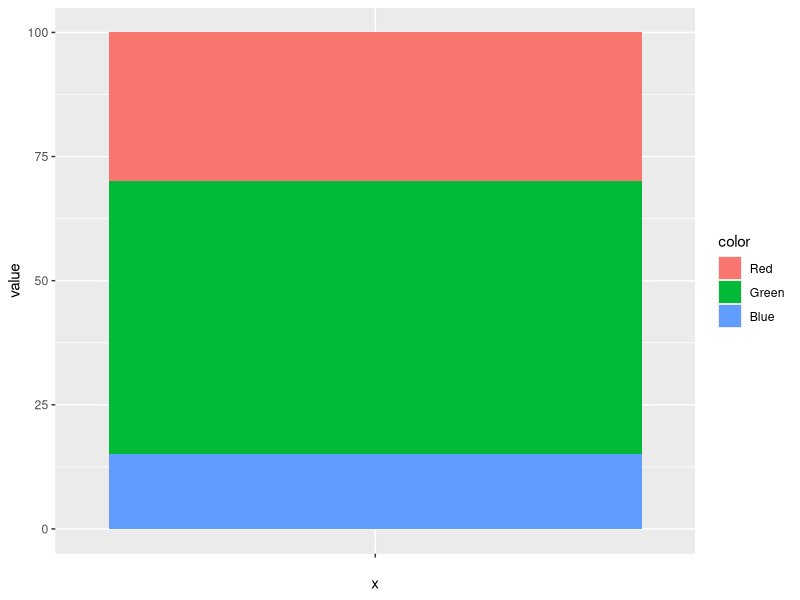
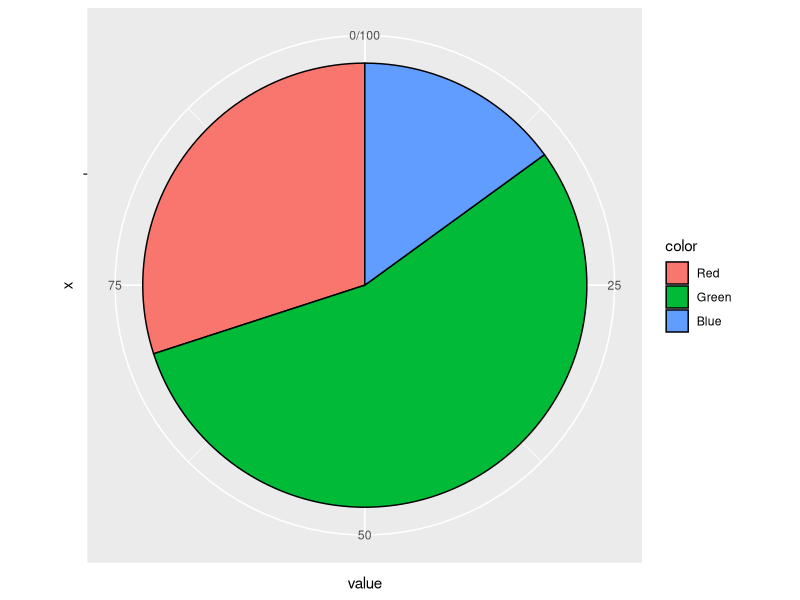
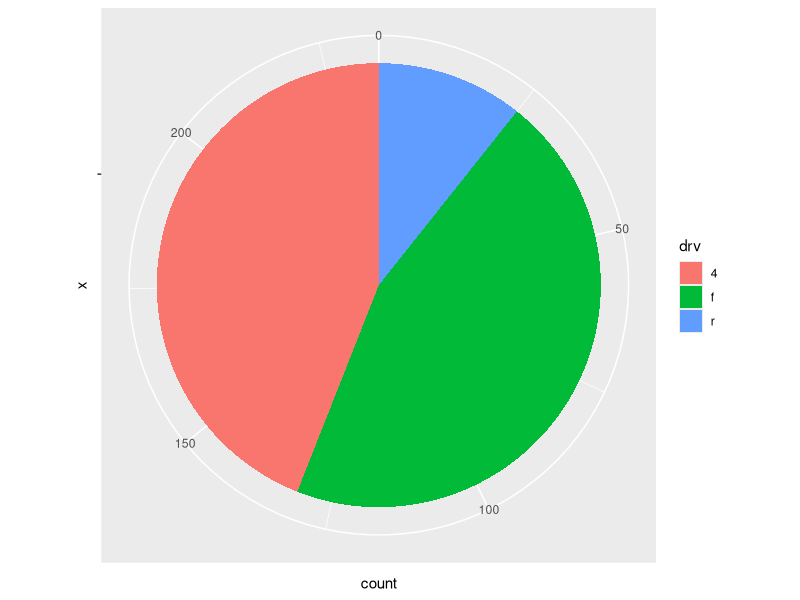
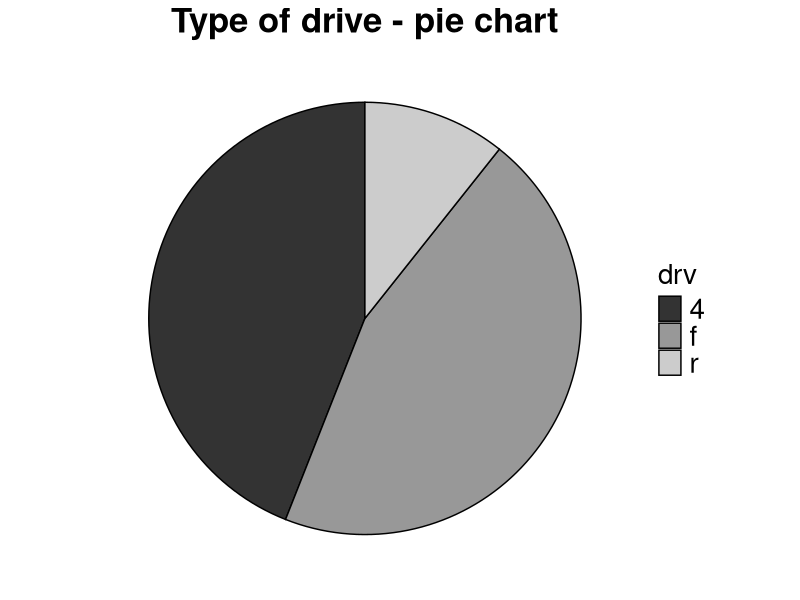

Here is the R script that generated these plots, in order: (Note: this script raises an error after producing the figures.)
# ggplot2 for stamdard plots and beyond

rm(list = ls())
graphics.off()

# Libraries
library(dplyr)
library(tidyr)
library(ggplot2)
library(cowplot)


# pie chart

# create some data
df <- data.frame(color = c("Red", "Green", "Blue"), value = c(30,55,15))
df <- df %>% mutate(color = factor(color, levels = c("Red", "Green", "Blue")))
print(df)

# first let's create barplot
df %>% 
  ggplot(aes(x = "", y = value, fill = color)) +
  geom_bar(width = 1, stat = "identity")

# for pie chart use barplot with polar coordinates
df %>% 
  ggplot(aes(x = "", y = value, fill = color)) +
  geom_bar(width = 1, stat = "identity", color = "black") +
  coord_polar(theta = "y", start = 0)

# create pie chart from factor variable
mpg %>% 
  ggplot(aes(x = "", fill = drv)) +
  geom_bar(width = 1) +
  coord_polar(theta = "y", start = 0)

# final pie chart for export
mpg %>% 
  ggplot(aes(x = "", fill = drv)) +
  geom_bar(width = 1, color = "black") +
  coord_polar(theta = "y", start = 0) +
  scale_fill_grey() +
  ggtitle("Type of drive - pie chart") +
  theme_minimal() +
  theme(axis.title.x = element_blank(),
        axis.title.y = element_blank(),
        plot.title = element_text(size = 25, face = "bold", hjust = 0.5),
        panel.border = element_blank(),
        panel.grid = element_blank(),
        axis.ticks = element_blank(),
        axis.text.x = element_blank(),
        legend.title = element_text(size = 20),
        legend.text = element_text(size = 20))

ggsave(filename = "./figure/07_piechart_drv_cars.png", 
       plot = last_plot(),
       units = "cm", width = 29.7, height = 21, dpi = 600) 


# donut chart

# data
data <- data.frame(class = c("A", "B", "C"),
                   size = c(20, 50, 30))

# calculate percentage and borders
data <- data %>% 
  mutate(fraction = size / sum(size),
         ymax = cumsum(fraction),
         ymin = ymax - fraction)

# create donut chart
data %>% 
  ggplot(aes(ymax = ymax, 
             ymin = ymin, 
             xmax = 3, 
             xmin = 2, 
             fill = class)) +
  geom_rect() +
  coord_polar(theta = "y") +
  xlim(c(1,3))


# a little bit of customization
data <- data %>% # compute labels and labels position
  mutate(label_position = (ymin + ymax) / 2,
         label = paste0(class, "\n size: ", size))
  
data %>% 
  ggplot(aes(ymax = ymax, 
             ymin = ymin, 
             xmax = 3, 
             xmin = 2, 
             fill = class)) +
  geom_rect(color = "black") +
  geom_label(x = 2.5, aes(y = label_position, label = label), size = 6) +
  coord_polar(theta = "y") +
  scale_fill_viridis_d(option = "viridis") +
  xlim(c(1,3)) +
  theme_void() +
  theme(legend.position = "none")
  

# final donut chart for export
data %>% 
  ggplot(aes(ymax = ymax, 
             ymin = ymin, 
             xmax = 3, 
             xmin = 2, 
             fill = class)) +
  geom_rect(color = "black") +
  geom_text(x = 1.2, aes(y = label_position, label = label, color = class), size = 6) +
  coord_polar(theta = "y") +
  scale_fill_brewer(palette = 3) +
  scale_color_brewer(palette = 3) +
  ggtitle("Classes count - donut chart") +
  xlim(c(-0.5,3)) +
  theme_void() +
  theme(legend.position = "none",
        plot.title = element_text(size = 25, face = "bold", hjust = 0.5))

ggsave(filename = "./figure/07_donut_classes.png", 
       plot = last_plot(),
       units = "cm", width = 29.7, height = 21, dpi = 600) 


# time series visualization (line chart)

# data (ggplot2 dataset)
df <- ggplot2::economics

# visualize unemployment
df %>% 
  ggplot(aes(x = date, y = unemploy)) +
  geom_line()

# change labels for date
df %>% 
  ggplot(aes(x = date, y = unemploy)) +
  geom_line() +
  # scale_x_date(date_breaks = "year")
  # scale_x_date(date_breaks = "5 years")
  # scale_x_date(date_breaks = "10 years")
  # scale_x_date(date_breaks = "month")
  # scale_x_date(date_breaks = "10 years", date_labels = "%Y") # show only year
  scale_x_date(date_breaks = "5 years", date_labels = "%Y") # show only year

# different line styles
df %>% 
  ggplot(aes(x = date, y = unemploy)) +
  # geom_line(linetype = "dashed") 
  # geom_line(linetype = "dotdash")
  # geom_line(linetype = "longdash")
  geom_line(size = 2, color = "red")


# multiple lines

# long format data
df.long <- df %>% 
  select(-pce, -pop) %>% 
  tidyr::pivot_longer(cols = colnames(df)[4:ncol(df)], 
                      names_to = "indicator", 
                      values_to = "value")  

df.long %>% 
  ggplot(aes(x = date, y = value, 
             group = indicator, color = indicator)) +
  geom_line() +
  scale_y_log10()

# final line plot for export
df.long %>% 
  ggplot(aes(x = date, y = value, 
             group = indicator, color = indicator)) +
  geom_line(size = 1.2) +
  scale_x_date(date_breaks = "5 years", date_labels = "%Y") +
  scale_y_log10() +
  xlab("Month") +
  ylab("Value") +
  ggtitle("Economic indicators - line plot") +
  theme(axis.text = element_text(size = 16),
        axis.title = element_text(size = 20),
        plot.title = element_text(size = 25, face = "bold"),
        legend.title = element_text(size = 20),
        legend.text = element_text(size = 16),
        panel.border = element_rect(color = "black", fill = NA, size = 1.5))

ggsave(filename = "./figure/07_lineplot_economics.png", 
       plot = last_plot(),
       units = "cm", width = 29.7, height = 21, dpi = 600) 



# word cloud

# library: ggwordcloud  (have to install and load)

# create word cloud for car manufacturers from the cars dataset
data <- mpg %>% 
  group_by(manufacturer) %>% 
  count()

# create word cloud
set.seed(135) #randomness in positioning labels in the cloud

data %>% 
  ggplot(aes(label = manufacturer)) +
  geom_text_wordcloud() +
  theme_minimal()


# add text size - number of cars
data %>% 
  ggplot(aes(label = manufacturer, size = n)) +
  geom_text_wordcloud() +
  theme_minimal()

# determine max text size 
data %>% 
  ggplot(aes(label = manufacturer, size = n)) +
  geom_text_wordcloud() +
  scale_size_area(max_size = 20) +
  theme_minimal()

# text area
data %>% 
  ggplot(aes(label = manufacturer, size = n)) +
  #geom_text_wordcloud(area_corr = T) +
  geom_text_wordcloud(area_corr_power = 1) +
  scale_size_area(max_size = 25) +
  theme_minimal()

# rotate words
data <- data %>% 
  mutate(angle = 90 * sample(c(0,1), n(), replace = T, prob = c(0.7, 0.3))) %>% 
  mutate(angle1 = 45 * sample(c(-2:2), n(), replace = T, prob = c(1,1,4,1,1)))

data %>% 
  # ggplot(aes(label = manufacturer, size = n, angle = angle)) +
  ggplot(aes(label = manufacturer, size = n, angle = angle1)) +
  geom_text_wordcloud() +
  scale_size_area(max_size = 20) +
  theme_minimal()


# final word cloud for export
data %>% 
  ggplot(aes(label = manufacturer, 
             size = n, 
             angle = angle1,
             color = manufacturer)) +
  geom_text_wordcloud() +
  scale_size_area(max_size = 30) +
  scale_color_viridis_d(option = "magma") +
  theme_minimal()

ggsave(filename = "./figure/07_wordcloud_cars.png", 
       plot = last_plot(),
       units = "cm", width = 29.7, height = 21, dpi = 600) 

